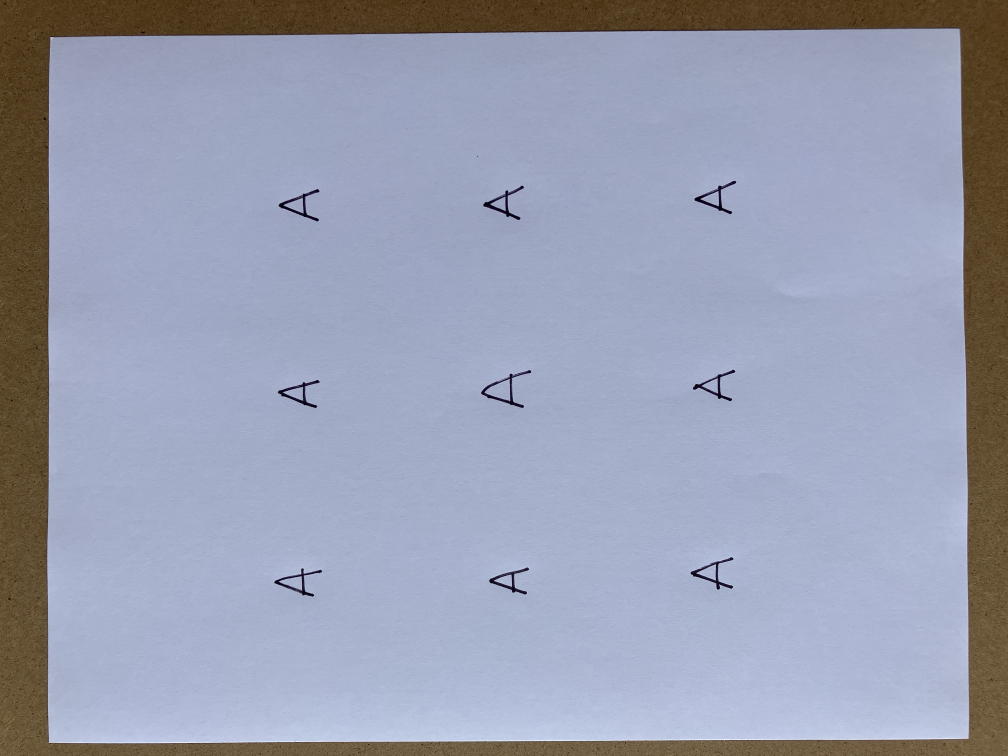
#> input picture data/raw_images/set2/IMG_5574.JPG, 4032 x 3024 px (shown at 1/4 size)
$ python -i preprocess_letters_debug.py   (imports and definitions only)
#> lines starting #> are read from the running program, lines starting #| are printed output that depends on the picture; after the words box and inside, x2 and y2 are one past the last pixel; in counts of white or black regions, pixels touching at a corner belong together
#!/usr/bin/env python3
# Preprocessing script for handwritten letter images
# This script processes images of handwritten letters, extracts individual letters,
# and prepares them for use in a transfer learning model

import cv2
import numpy as np
import os
import matplotlib.pyplot as plt
from pathlib import Path
import shutil
import argparse

# [188 lines left out: functions create_directories, load_image, deskew_image, detect_and_crop_paper, not called in this run]

def preprocess_image(gray_image, debug=False):
    """
    Preprocess the grayscale image to enhance letter detection.

    Args:
        gray_image: Grayscale image
        debug: Whether to return debug images

    Returns:
        Binary image with letters highlighted
    """
    # Apply Gaussian blur to reduce noise
    blurred = cv2.GaussianBlur(gray_image, (5, 5), 0)

    # Apply adaptive thresholding to handle different lighting conditions
    # This creates a binary image where letters are white on black background
    binary = cv2.adaptiveThreshold(
        blurred, 255, cv2.ADAPTIVE_THRESH_GAUSSIAN_C,
        cv2.THRESH_BINARY_INV, 11, 2
    )

    # Apply morphological operations to clean up the binary image
    # This helps remove small noise and fill small gaps in letters
    kernel = np.ones((3, 3), np.uint8)
    morph = cv2.morphologyEx(binary, cv2.MORPH_CLOSE, kernel)

    # Apply dilation to make letters more prominent
    dilated = cv2.dilate(morph, kernel, iterations=1)

    if debug:
        return dilated, [blurred, binary, morph, dilated]
    return dilated

# [349 lines left out: functions find_contours, extract_letter_images, visualize_letter_detection, visualize_extracted_letters, save_letter_images, process_image and 2 more, not called in this run]

# [2 lines not run here, left out]

>>> import cv2
>>> picture = cv2.imread('../data/raw_images/set2/IMG_5574.JPG', cv2.IMREAD_GRAYSCALE)
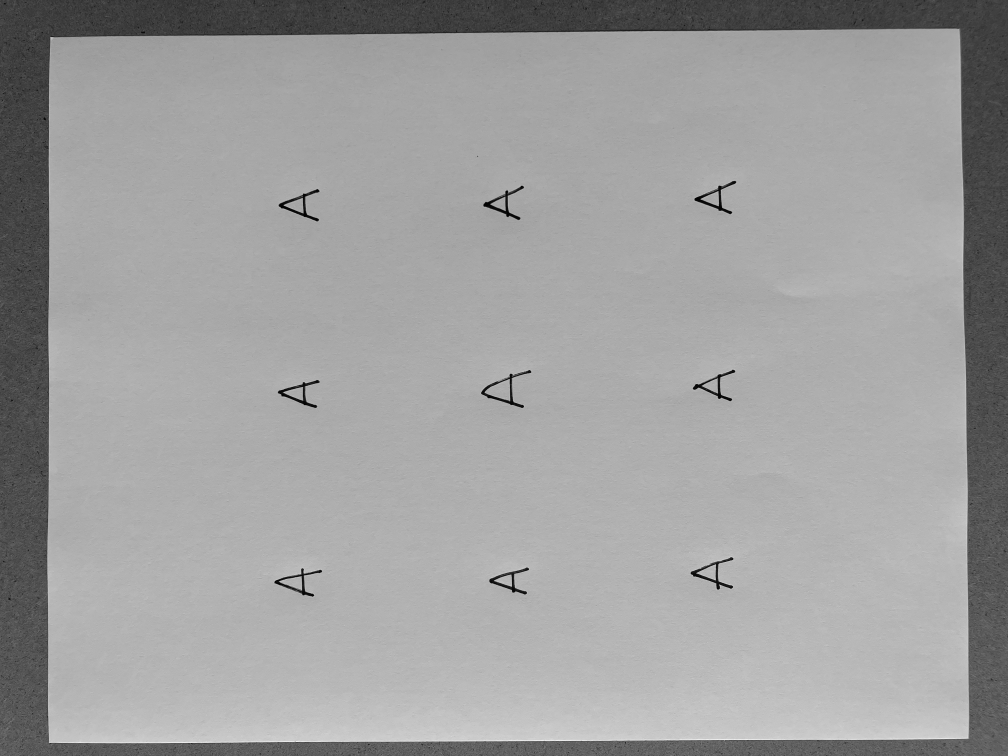
#> picture: shape (3024, 4032) (shown at 1/4 size); min 0, max 255, mean 158.4
>>> result = preprocess_image(picture)
#> in preprocess_image, `binary = cv2.adaptiveThreshold( blurred, 255, cv2.ADAPTIVE_THRESH_GAUS..`:
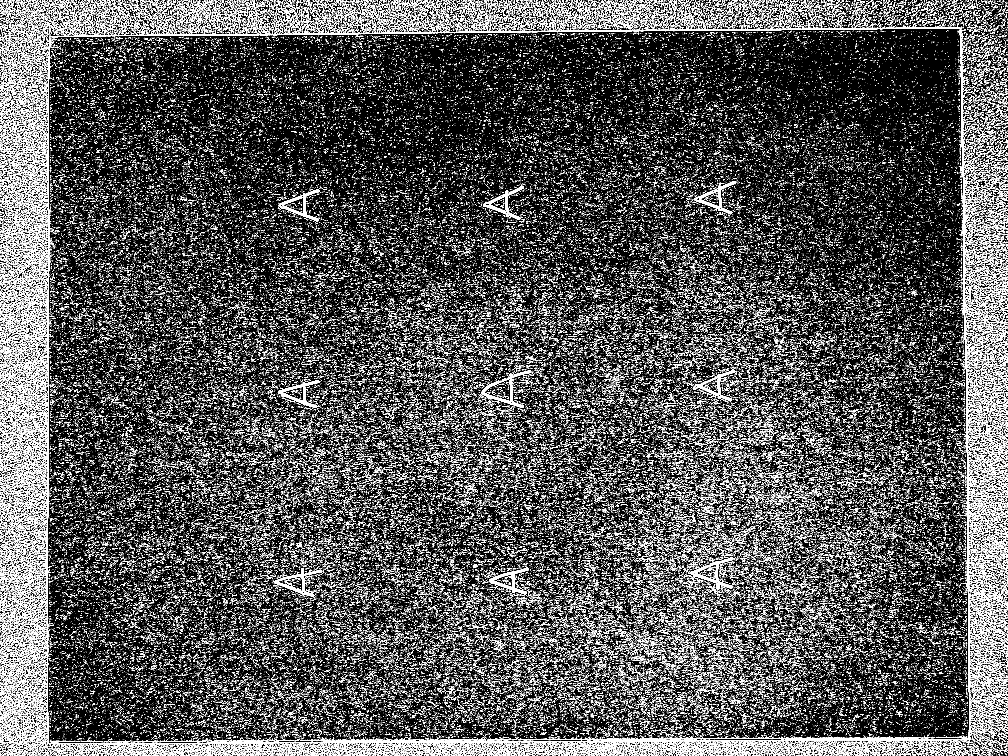
#> binary: shape (3024, 4032) (shown at 1/4 size); 12% white in thin lines or dots
#> in preprocess_image, `morph = cv2.morphologyEx(binary, cv2.MORPH_CLOSE, kernel)`: morph: shape (3024, 4032); 13.3% white in thin lines or dots
#> in preprocess_image, `dilated = cv2.dilate(morph, kernel, iterations=1)`:
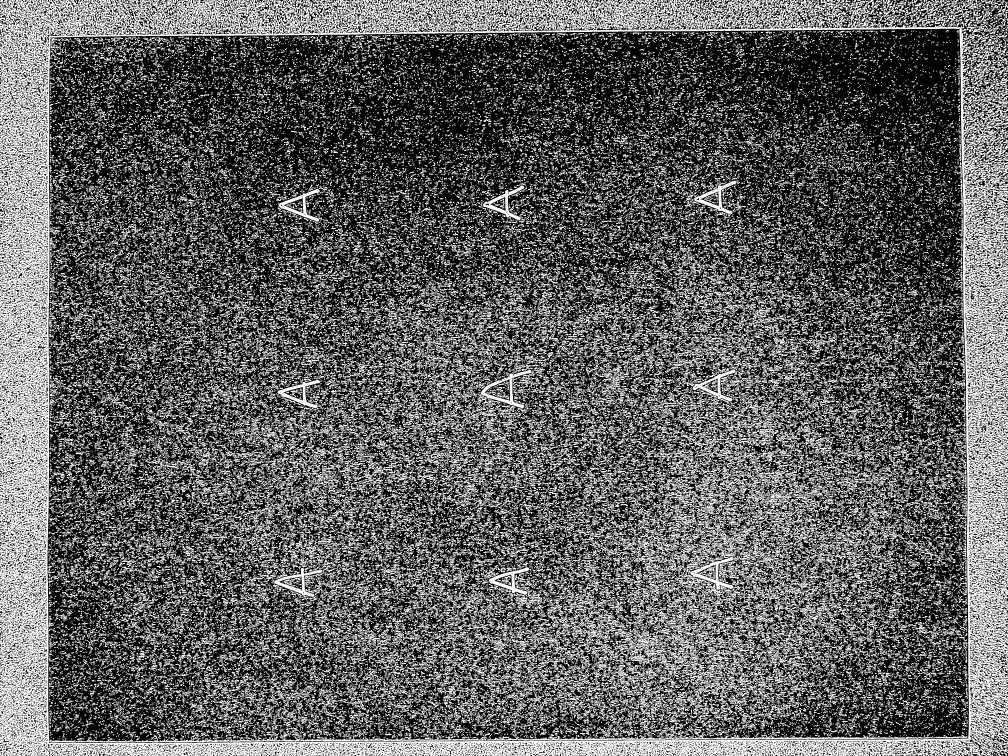
#> dilated: shape (3024, 4032) (shown at 1/4 size); 36.8% white; 90585 white regions (48515 under 20 px), largest, box (x1, y1, x2, y2) and area: (0, 0, 4032, 3024) 1087259, (1947, 2931, 3870, 2962) 12780, (198, 2946, 1406, 2970) 7815
